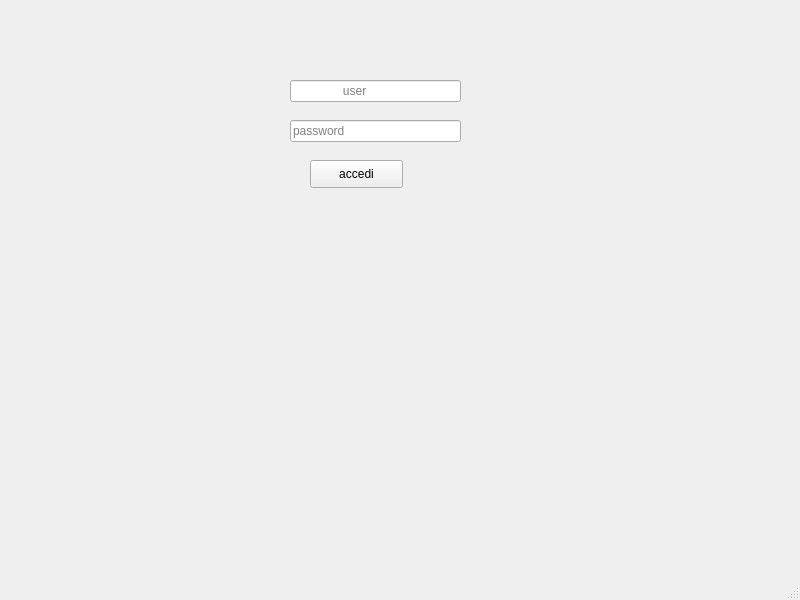
<?xml version="1.0" encoding="UTF-8"?>
<ui version="4.0">
 <class>MainWindow</class>
 <widget class="QMainWindow" name="MainWindow">
  <property name="geometry">
   <rect>
    <x>0</x>
    <y>0</y>
    <width>800</width>
    <height>600</height>
   </rect>
  </property>
  <property name="windowTitle">
   <string>MainWindow</string>
  </property>
  <widget class="QWidget" name="centralwidget">
   <widget class="QLineEdit" name="usr">
    <property name="geometry">
     <rect>
      <x>290</x>
      <y>80</y>
      <width>171</width>
      <height>22</height>
     </rect>
    </property>
    <property name="placeholderText">
     <string>               user</string>
    </property>
   </widget>
   <widget class="QLineEdit" name="lineEdit_2">
    <property name="geometry">
     <rect>
      <x>290</x>
      <y>120</y>
      <width>171</width>
      <height>22</height>
     </rect>
    </property>
    <property name="placeholderText">
     <string>password</string>
    </property>
   </widget>
   <widget class="QPushButton" name="accedi">
    <property name="geometry">
     <rect>
      <x>310</x>
      <y>160</y>
      <width>93</width>
      <height>28</height>
     </rect>
    </property>
    <property name="text">
     <string>accedi</string>
    </property>
   </widget>
  </widget>
  <widget class="QMenuBar" name="menubar">
   <property name="geometry">
    <rect>
     <x>0</x>
     <y>0</y>
     <width>800</width>
     <height>26</height>
    </rect>
   </property>
  </widget>
  <widget class="QStatusBar" name="statusbar"/>
 </widget>
 <resources/>
 <connections/>
</ui>
